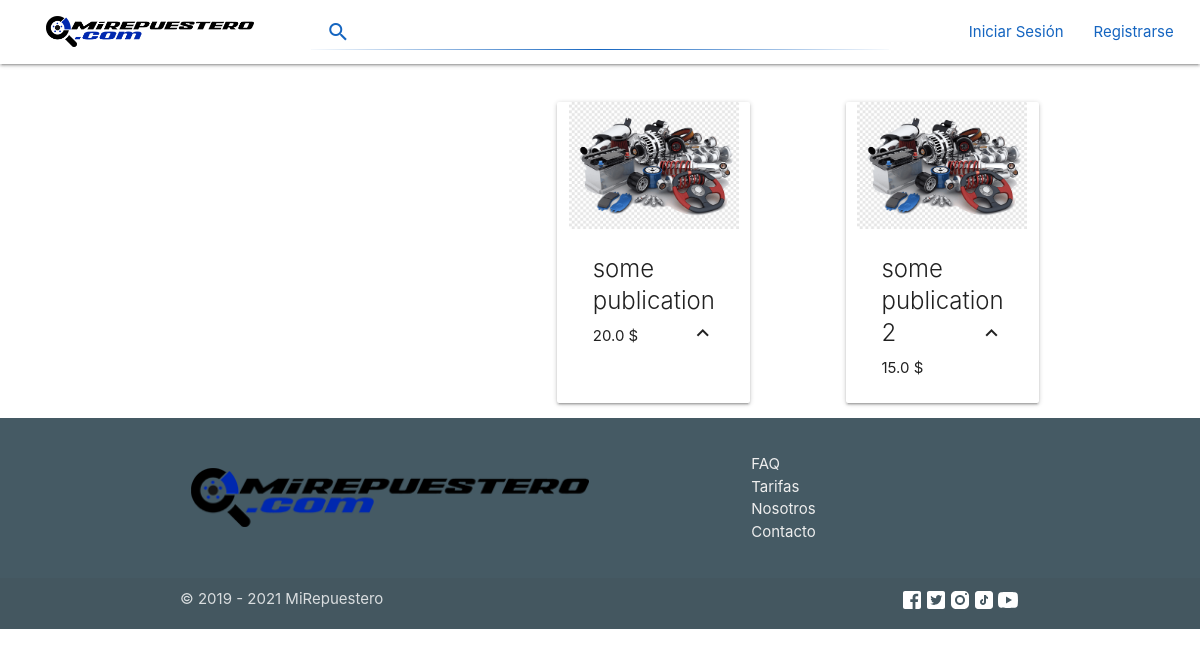
Screenshot of /busqueda/ with the database file from the repository.
### seller/models.py (models this page shows)
class Publication(models.Model):
    owner               = models.ForeignKey(User, on_delete=models.CASCADE, related_name='publications')
    category            = models.CharField(max_length=1, choices=CATEGORIAS, default='1')
    name                = models.CharField(null=False, max_length=500)
    part_number         = models.CharField(max_length=280)
    price               = models.FloatField(null=False, default=0)
    active              = models.BooleanField(default=False)
    aka                 = models.CharField(max_length=280)
    works_for           = models.CharField(max_length=280)
    description         = models.CharField(max_length=5000)
    image               = models.FileField(upload_to='Repuestero_Media/publicaciones/carros/', default='spareParts.png')
    image2              = models.FileField(upload_to='Repuestero_Media/publicaciones/carros/', default='Repuestero_Media/publicaciones/carros/DefaultPart.jpg')
    image3              = models.FileField(upload_to='Repuestero_Media/publicaciones/carros/', default='Repuestero_Media/publicaciones/carros/DefaultPart.jpg')
    image4              = models.FileField(upload_to='Repuestero_Media/publicaciones/carros/', default='Repuestero_Media/publicaciones/carros/DefaultPart.jpg')
    image5              = models.FileField(upload_to='Repuestero_Media/publicaciones/carros/', default='Repuestero_Media/publicaciones/carros/DefaultPart.jpg')
    favorite_of         = models.ManyToManyField(User, related_name = 'favorite_part', default = False)

### ecommerce/views.py (the view)
# urls.py: path('busqueda/', EcommerceListView.as_view(), name='search'),
class EcommerceListView(ListView):
    model = Publication
    ordering = ('name', )
    context_object_name = 'publicaciones'
    template_name = 'ecommerce/index.html'

### ecommerce/templates/ecommerce/index.html (shortened to what this page needs)
{% extends 'baseDashboard.html' %}
{% load static %}
{% block dashboard-content %}
<div class="col m2 hide-on-med-and-down">
</div>
<div class="col s12 m8 center-by-margin pt-2">
    <div class="publication-list">
        {% for instance in object_list.all %}
            <div class="card col s12 m6 l4 publication">
                <div class="card-image waves-effect waves-block waves-light">
                    <img class="activator" src="{% static 'images/spareParts.png' %}" alt="Not Found">
                </div>
                <div class="card-content">
                    <span class="card-title activator grey-text text-darken-4">{{ instance.name }}<i class="material-icons right">expand_less</i></span>
                    <p>{{ instance.price }} $</p>
                </div>
            </div>
        {% endfor %}
    </div>
</div>
<div class="col m2 hide-on-med-and-down">
</div>
{% endblock %}

### static/css/custom.css (style rules this page uses)
.publication-list { display: flex; justify-content: space-around; }
.publication-list > .publication { min-height: 250px; }

### static/css/paddings.css (style rules this page uses)
.pt-2 { padding-top: 2rem !important; }

### rows the page displays
Publication: name "some publication", price "20.0"
Publication: name "some publication 2", price "15.0"
